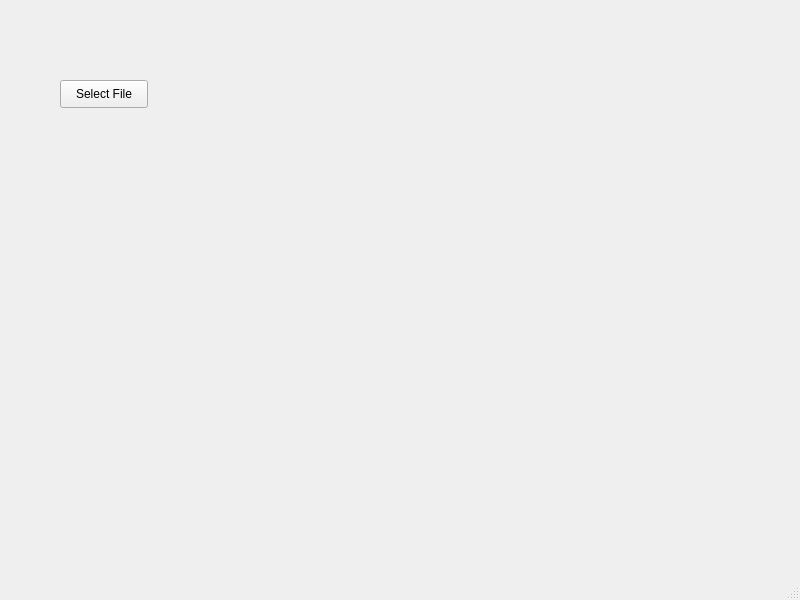
<?xml version="1.0" encoding="UTF-8"?>
<ui version="4.0">
 <class>StartFileShareWindow</class>
 <widget class="QMainWindow" name="StartFileShareWindow">
  <property name="geometry">
   <rect>
    <x>0</x>
    <y>0</y>
    <width>800</width>
    <height>600</height>
   </rect>
  </property>
  <property name="windowTitle">
   <string>MainWindow</string>
  </property>
  <widget class="QWidget" name="centralwidget">
   <widget class="QPushButton" name="selectFileButton">
    <property name="geometry">
     <rect>
      <x>60</x>
      <y>80</y>
      <width>88</width>
      <height>28</height>
     </rect>
    </property>
    <property name="text">
     <string>Select File</string>
    </property>
   </widget>
  </widget>
  <widget class="QMenuBar" name="menubar">
   <property name="geometry">
    <rect>
     <x>0</x>
     <y>0</y>
     <width>800</width>
     <height>24</height>
    </rect>
   </property>
  </widget>
  <widget class="QStatusBar" name="statusbar"/>
 </widget>
 <resources/>
 <connections/>
</ui>
